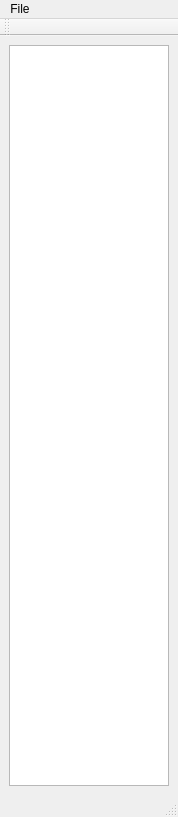
<?xml version="1.0" encoding="UTF-8"?>
<ui version="4.0">
 <class>TopPatchesWidget</class>
 <widget class="QMainWindow" name="TopPatchesWidget">
  <property name="geometry">
   <rect>
    <x>0</x>
    <y>0</y>
    <width>178</width>
    <height>817</height>
   </rect>
  </property>
  <property name="sizePolicy">
   <sizepolicy hsizetype="Expanding" vsizetype="Expanding">
    <horstretch>0</horstretch>
    <verstretch>0</verstretch>
   </sizepolicy>
  </property>
  <property name="windowTitle">
   <string>Top Patches</string>
  </property>
  <widget class="QWidget" name="centralwidget">
   <property name="sizePolicy">
    <sizepolicy hsizetype="Expanding" vsizetype="Expanding">
     <horstretch>0</horstretch>
     <verstretch>0</verstretch>
    </sizepolicy>
   </property>
   <layout class="QVBoxLayout" name="verticalLayout">
    <item>
     <widget class="QListView" name="listView"/>
    </item>
   </layout>
  </widget>
  <widget class="QMenuBar" name="menubar">
   <property name="geometry">
    <rect>
     <x>0</x>
     <y>0</y>
     <width>178</width>
     <height>28</height>
    </rect>
   </property>
   <widget class="QMenu" name="menuLeft_Pane">
    <property name="title">
     <string>File</string>
    </property>
    <addaction name="actionOpen"/>
    <addaction name="actionQuit"/>
   </widget>
   <addaction name="menuLeft_Pane"/>
  </widget>
  <widget class="QStatusBar" name="statusbar"/>
  <widget class="QToolBar" name="toolBar">
   <property name="windowTitle">
    <string>toolBar</string>
   </property>
   <attribute name="toolBarArea">
    <enum>TopToolBarArea</enum>
   </attribute>
   <attribute name="toolBarBreak">
    <bool>false</bool>
   </attribute>
  </widget>
  <action name="actionOpen">
   <property name="text">
    <string>Open</string>
   </property>
  </action>
  <action name="actionSavePointsLeft">
   <property name="text">
    <string>Save Points</string>
   </property>
  </action>
  <action name="actionSavePointsRight">
   <property name="text">
    <string>Save Points</string>
   </property>
  </action>
  <action name="actionOpenImageRight">
   <property name="text">
    <string>Open Image</string>
   </property>
  </action>
  <action name="actionLoadPointsLeft">
   <property name="text">
    <string>Load Points</string>
   </property>
  </action>
  <action name="actionLoadPointsRight">
   <property name="text">
    <string>Load Points</string>
   </property>
  </action>
  <action name="actionHelp">
   <property name="text">
    <string>Help</string>
   </property>
  </action>
  <action name="actionQuit">
   <property name="text">
    <string>Quit</string>
   </property>
  </action>
  <action name="actionOpenPointCloudLeft">
   <property name="text">
    <string>Open PointCloud</string>
   </property>
  </action>
  <action name="actionOpenPointCloudRight">
   <property name="text">
    <string>Open PointCloud</string>
   </property>
  </action>
  <action name="actionFlipImageVertically">
   <property name="text">
    <string>Flip Image Vertically</string>
   </property>
  </action>
  <action name="actionFlipRightImage">
   <property name="text">
    <string>Flip Right Image</string>
   </property>
  </action>
  <action name="actionSaveResult">
   <property name="text">
    <string>Save Result</string>
   </property>
  </action>
  <action name="actionOpenMask">
   <property name="text">
    <string>Open Mask</string>
   </property>
  </action>
  <action name="actionOpenMaskInverted">
   <property name="text">
    <string>Open Mask Inverted</string>
   </property>
  </action>
  <action name="actionFlipImageHorizontally">
   <property name="text">
    <string>Flip Image Horizontally</string>
   </property>
  </action>
 </widget>
 <resources/>
 <connections/>
</ui>
